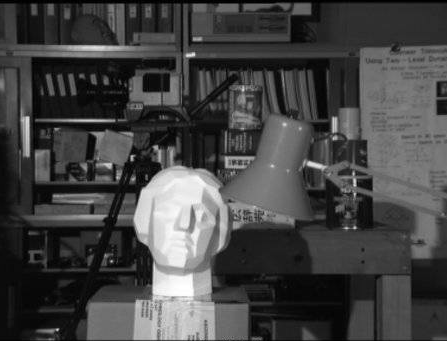
#> input picture opencv/ch22-直方图/tsukuba_l.png, 447 x 341 px, found by its file name
$ python 22.2.3-mask.py
#> lines starting #> are read from the running program, lines starting #| are printed output that depends on the picture
"""
 统计图像某个局部区域的直方图只需要构建一副掩模图像。
 将要统计的 部分设置成白色 其余 分为黑色 就构成了一副掩模图像。
 然后把这个掩模 图像传给函数就可以了。

"""
import cv2
import numpy as np
from matplotlib import pyplot as plt

img = cv2.imread('ch22-直方图/tsukuba_l.png', 0)
#> img is the input picture: shape (341, 447); min 0, max 255, mean 68.2

# create a mask
mask = np.zeros(img.shape[:2], np.uint8)
mask[100:300, 100:400] = 255
#mask的作用是:限制显示的区域,255为显示区域,0为不显示区域
masked_img = cv2.bitwise_and(img, img, mask=mask)
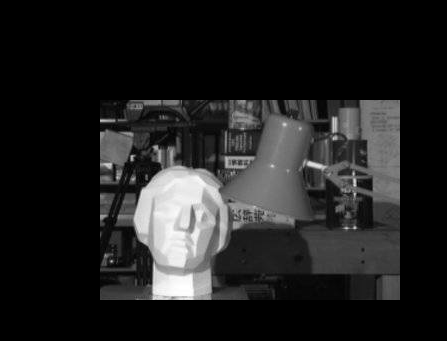
#> masked_img: shape (341, 447); min 0, max 255, mean 32.7

# Calculate histogram with mask and without mask
# Check third argument for mask
hist_full = cv2.calcHist([img], [0], None, [256], [0, 256])
#> hist_full = 256 values, max 2798 at index 11, min 28 at index 253, mean 595.4
hist_mask = cv2.calcHist([img], [0], mask, [256], [0, 256])
#> hist_mask = 256 values, max 1302 at index 29, min 2 at index 1, mean 234.4

plt.subplot(221), plt.imshow(img, 'gray')
plt.subplot(222), plt.imshow(mask, 'gray')
plt.subplot(223), plt.imshow(masked_img, 'gray')
plt.subplot(224), plt.plot(hist_full), plt.plot(hist_mask)
plt.xlim([0, 256])
plt.show()
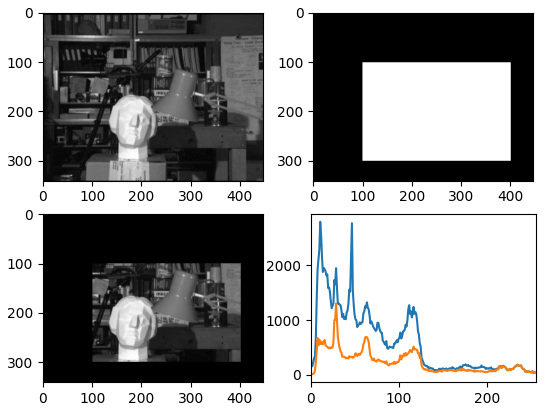
#> figure drawn by matplotlib, 4 panels; panel 4: curve peaks at x = 11, y = 2798; panel 4: curve peaks at x = 29, y = 1302
# 蓝线是整幅图像的直方图 绿线是进行掩模之后的直方图

$ run again, with opencv/ch22-直方图/home.jpg saved as opencv/ch22-直方图/tsukuba_l.png
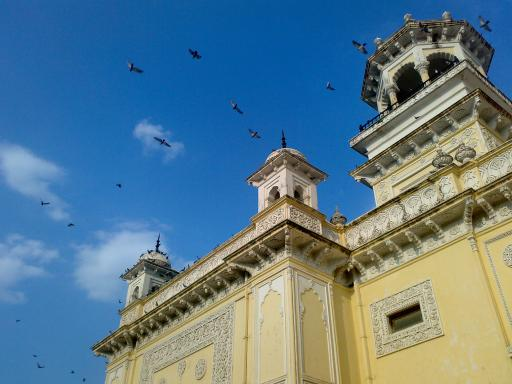
#> input picture opencv/ch22-直方图/home.jpg, 512 x 384 px, found by its file name
#> `masked_img = cv2.bitwise_and(img, img, mask=mask)`:
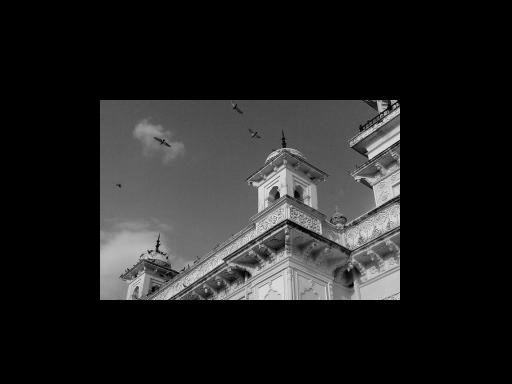
#> masked_img: shape (384, 512); min 0, max 251, mean 33.7
#> hist_full = 256 values, max 3740 at index 110, min 0 at index 235, mean 768
#> hist_mask = 256 values, max 1377 at index 81, min 0 at index 235, mean 234.4
#> `plt.show()`:
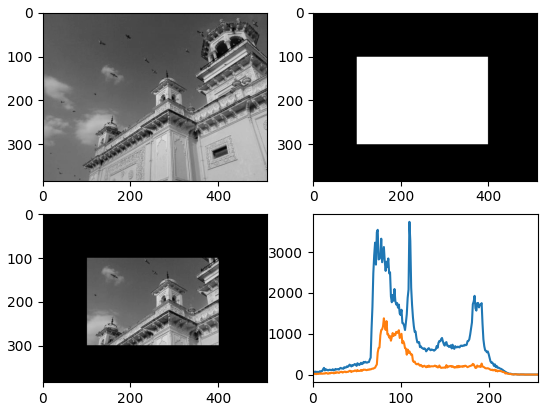
#> figure drawn by matplotlib, 4 panels; panel 4: curve peaks at x = 110, y = 3740; panel 4: curve peaks at x = 81, y = 1377
